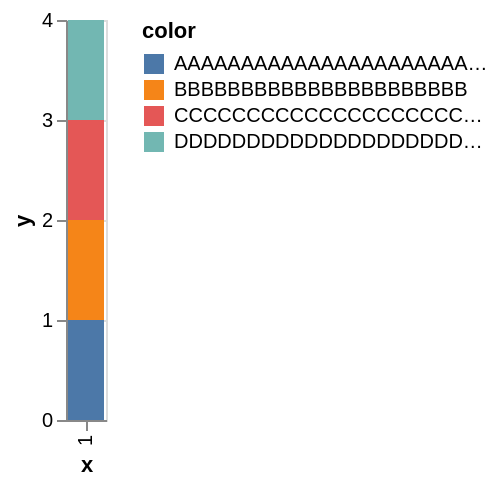

Source (Vega-Lite JSON):
### Vega specification from a JSON file in a GitHub repository (floating-point values rounded to 4 significant figures)
{"$schema": "https://vega.github.io/schema/vega/v5.json", "background": "white", "padding": 5, "height": 200, "style": "cell", "data": [{"name": "df2", "values": [{"x": 1, "y": 1, "color": "AAAAAAAAAAAAAAAAAAAAAAAAAAAAAAAAAAAAAAAAAAAAAAAAAAAAAAAAA"}, {"x": 1, "y": 1, "color": "BBBBBBBBBBBBBBBBBBBBBB"}, {"x": 1, "y": 1, "color": "CCCCCCCCCCCCCCCCCCCCCCCCCCCCCCCCCC"}, {"x": 1, "y": 1, "color": "DDDDDDDDDDDDDDDDDDDDDDDDDDDDDDDDDDDDDDDDDDDDDDDDDDDDDDDDDDDDDDDDDD"}]}, {"name": "data_0", "source": "df2", "transform": [{"type": "stack", "groupby": ["x"], "field": "y", "as": ["y_start", "y_end"], "offset": "zero"}]}], "signals": [{"name": "x_step", "value": 20}, {"name": "width", "update": "bandspace(domain('x').length, 0.1, 0.05) * x_step"}], "marks": [{"name": "layer_0_marks", "type": "rect", "style": ["bar"], "from": {"data": "data_0"}, "encode": {"update": {"fill": {"scale": "color", "field": "color"}, "ariaRoleDescription": {"value": "bar"}, "description": {"signal": "\"x: \" + (isValid(datum[\"x\"]) ? datum[\"x\"] : \"\"+datum[\"x\"]) + \"; y: \" + (format(datum[\"y\"], \"\")) + \"; color: \" + (isValid(datum[\"color\"]) ? datum[\"color\"] : \"\"+datum[\"color\"])"}, "x": {"scale": "x", "field": "x"}, "width": {"scale": "x", "band": 1}, "y": {"scale": "y", "field": "y_end"}, "y2": {"scale": "y", "field": "y_start"}}}}], "scales": [{"name": "x", "type": "band", "domain": {"data": "data_0", "field": "x", "sort": true}, "range": {"step": {"signal": "x_step"}}, "paddingInner": 0.1, "paddingOuter": 0.05}, {"name": "y", "type": "linear", "domain": {"data": "data_0", "fields": ["y_start", "y_end"]}, "range": [{"signal": "height"}, 0], "nice": true, "zero": true}, {"name": "color", "type": "ordinal", "domain": {"data": "data_0", "field": "color", "sort": true}, "range": "category"}], "axes": [{"scale": "y", "orient": "left", "gridScale": "x", "grid": true, "tickCount": {"signal": "ceil(height/40)"}, "domain": false, "labels": false, "aria": false, "maxExtent": 0, "minExtent": 0, "ticks": false, "zindex": 0}, {"scale": "x", "orient": "bottom", "grid": false, "title": "x", "labelAlign": "right", "labelAngle": 270, "labelBaseline": "middle", "zindex": 0}, {"scale": "y", "orient": "left", "grid": false, "title": "y", "labelOverlap": true, "tickCount": {"signal": "ceil(height/40)"}, "zindex": 0}], "legends": [{"fill": "color", "symbolType": "square", "title": "color"}]}
